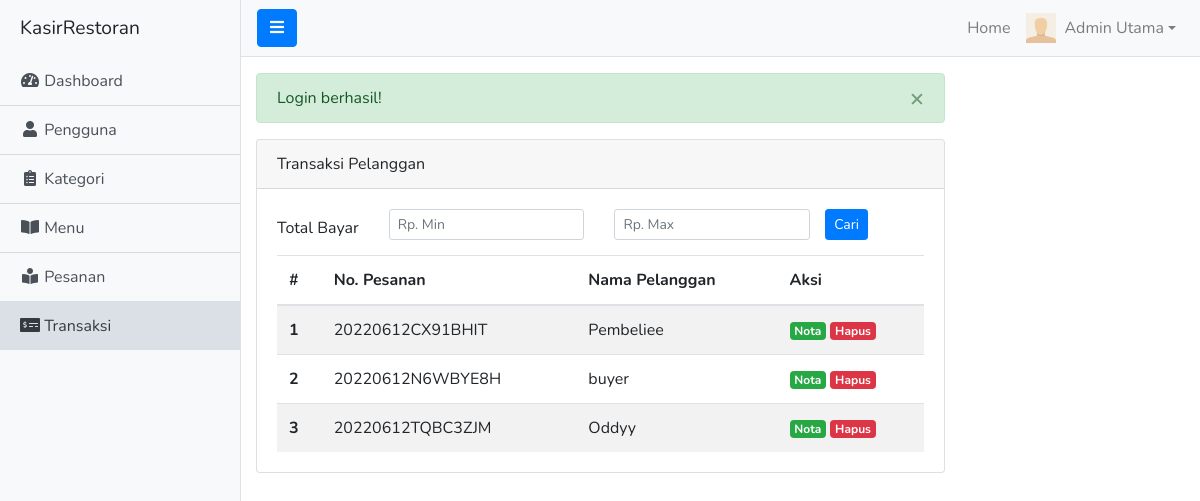
The app's page /admin/transaksi.php (signed in) with its own data.
### tables this page shows
CREATE TABLE `pesanan` (
  `id` int(11) NOT NULL,
  `no_pesanan` varchar(50) NOT NULL,
  `pengguna_id` int(11) NOT NULL,
  `no_meja` varchar(10) NOT NULL,
  `menu_id` int(11) NOT NULL,
  `jumlah` int(11) NOT NULL,
  `total_bayar` double(50,0) NOT NULL,
  `status` varchar(20) NOT NULL
);

CREATE TABLE `pengguna` (
  `id` int(11) NOT NULL,
  `nama` varchar(128) NOT NULL,
  `email` varchar(128) NOT NULL,
  `password` varchar(255) NOT NULL,
  `foto` varchar(255) NOT NULL DEFAULT 'default.svg',
  `level_id` int(11) NOT NULL DEFAULT 3
);

### queries/admin/transaksi.php (called while the page is built, shortened)
<?php
$query = "SELECT pesanan.*, pengguna.nama FROM pesanan
		  JOIN pengguna ON pesanan.pengguna_id = pengguna.id
		  WHERE pesanan.status IN ('Sedang Dipesan', 'Lunas')
		  GROUP BY pesanan.no_pesanan";
$result = mysqli_query($conn, $query);

### admin/transaksi.php (the view, shortened to what this page needs)
<?php require '../core.php'; ?>
<?php require ROOT_PATH . 'queries/admin/transaksi.php'; ?>
<?php include ROOT_PATH . 'includes/admin/header.php'; ?>
<div class="d-flex" id="wrapper">
  <?php include ROOT_PATH . 'includes/admin/sidebar.php'; ?>
  <div id="page-content-wrapper">
    <?php include ROOT_PATH . 'includes/admin/navbar.php'; ?>
    <div class="container-fluid my-3">
      <div class="row">
        <div class="col-md-9">
          <div class="card">
            <div class="card-header d-flex justify-content-between align-items-center">
              <span>Transaksi Pelanggan</span>
            </div>
            <div class="card-body">
              <form action="" method="POST">
                <div class="form-group mb-2 row">
                  <label for="search" class="col-sm-auto col-form-label">Total Bayar</label>
                  <div class="col-sm-4">
                    <input type="text" class="form-control-sm form-control" id="totalmin" name="totalmin" placeholder="Rp. Min">
                  </div>
                  <div class="col-sm-4">
                    <input type="text" class="form-control-sm form-control" id="totalmax" name="totalmax" placeholder="Rp. Max">
                  </div>
                  <div class="col-sm-auto pl-0">
                    <button type="submit" class="btn btn-primary btn-sm">Cari</button>
                  </div>
                </div>
              </form>
              <table class="table table-striped mb-0">
                <thead>
                  <tr>
                    <th scope="col">#</th>
                    <th scope="col">No. Pesanan</th>
                    <th scope="col">Nama Pelanggan</th>
                    <th scope="col">Aksi</th>
                  </tr>
                </thead>
                <tbody>
                  <?php if (mysqli_num_rows($result) > 0) : ?>
                    <?php $i = 1; ?>
                    <?php while ($row = mysqli_fetch_assoc($result)) : ?>
                      <tr>
                        <th scope="row" class="align-middle"><?= $i++ ?></th>
                        <td class="align-middle"><?= $row['no_pesanan'] ?></td>
                        <td class="align-middle"><?= $row['nama'] ?></td>
                        <td class="align-middle">
                          <a href="<?= base_url('admin/nota.php?no_pesanan=' . $row['no_pesanan']) ?>" class="badge badge-success">Nota</a>
                          <?php if ($row['status'] == 'Sedang Dipesan') : ?>
                            <a href="<?= base_url('admin/transaksi-bayar.php?no_pesanan=' . $row['no_pesanan']) ?>" class="badge badge-info">Bayar</a>
                          <?php elseif ($row['status'] == 'Lunas') : ?>
                            <form action="<?= base_url('queries/admin/transaksi-hapus.php') ?>" method="post" class="d-inline-block" onsubmit="return confirm('Yakin?')">
                              <button type="submit" class="badge badge-danger border-0">Hapus</button>
                            </form>
                          <?php endif ?>
                        </td>
                      </tr>
                    <?php endwhile ?>
                  <?php endif ?>
                </tbody>
              </table>
            </div>
          </div>
        </div>
      </div>
    </div>
  </div>
</div>
<?php include ROOT_PATH . 'includes/admin/footer.php'; ?>

### assets/css/simple-sidebar.css (style rules this page uses)
#wrapper { overflow-x: hidden; }
#page-content-wrapper { min-width: 100vw; }
@media (min-width: 768px) { #page-content-wrapper { min-width: 0; width: 100%; } }

### assets/css/style.css (style rules this page uses)
html, body { height: 100%; font-family: 'Nunito', sans-serif; scroll-behavior: smooth; }
#wrapper { position: relative; min-height: 100%; }

### records on screen
pesanan: no_pesanan "20220612CX91BHIT", pengguna.nama "Pembeliee"
pesanan: no_pesanan "20220612N6WBYE8H", pengguna.nama "buyer"
pesanan: no_pesanan "20220612TQBC3ZJM", pengguna.nama "Oddyy"

### other values on screen
SITE_NAME "KasirRestoran"
$_SESSION['pengguna_nama'] "Admin Utama"
$_SESSION[$name] "Login berhasil!"
